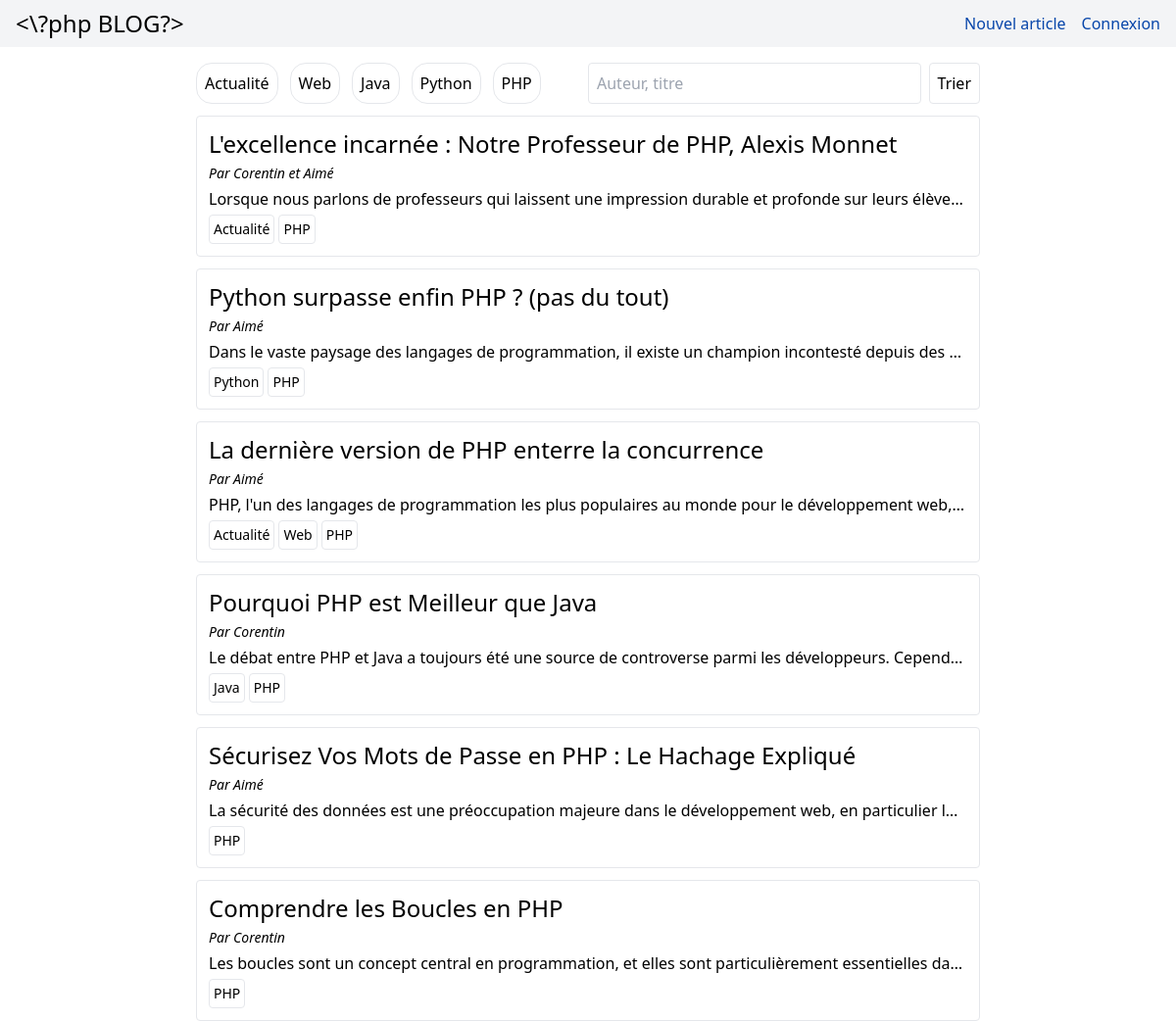
Before: / with the older database file.
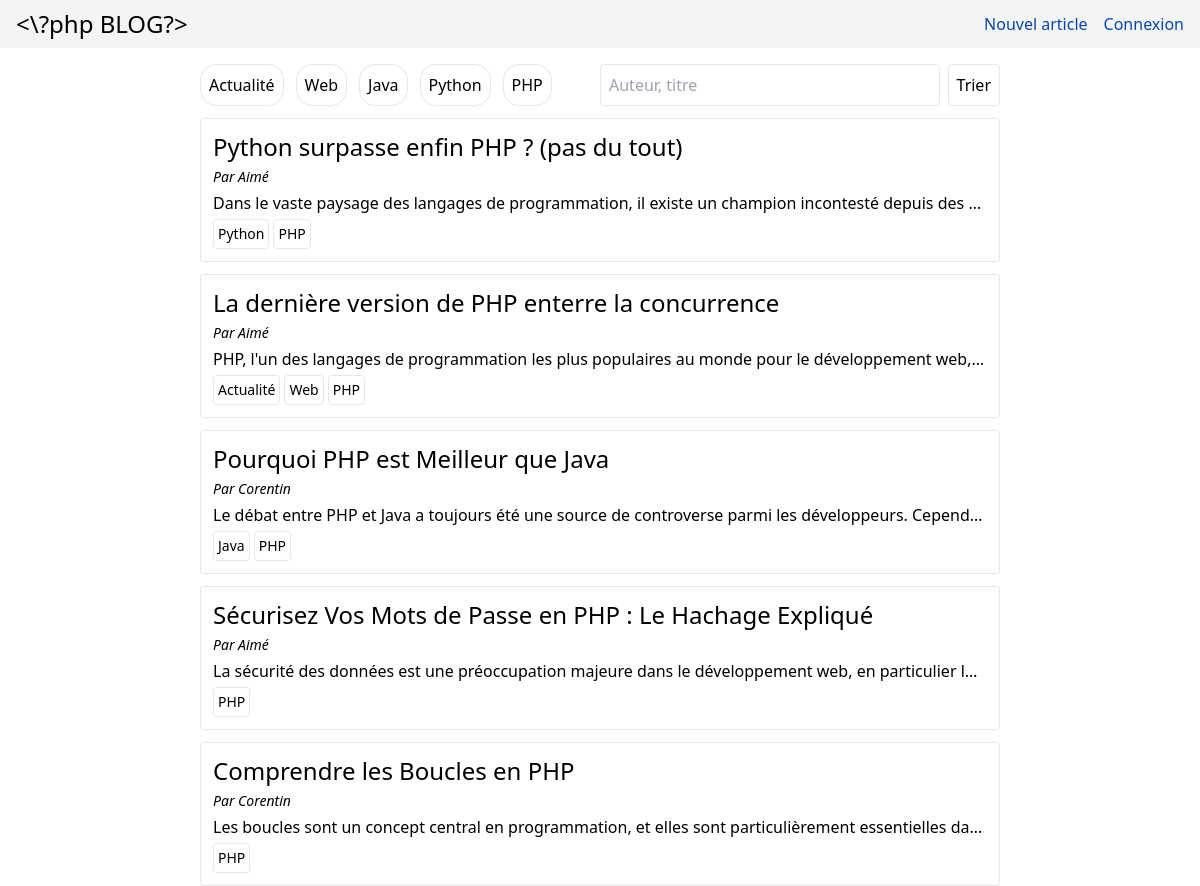
After: the same page with the newer database file.
### tables this page shows
CREATE TABLE IF NOT EXISTS `categorie` (
  `id` int NOT NULL AUTO_INCREMENT,
  `nom` varchar(20) NOT NULL,
  PRIMARY KEY (`id`)
);

CREATE TABLE IF NOT EXISTS `article` (
  `id` int NOT NULL AUTO_INCREMENT,
  `titre` varchar(100) NOT NULL,
  `description` text NOT NULL,
  `id_user` int NOT NULL,
  PRIMARY KEY (`id`)
);

CREATE TABLE IF NOT EXISTS `user` (
  `id` int NOT NULL AUTO_INCREMENT,
  `email` text NOT NULL,
  `pseudo` varchar(20) DEFAULT '',
  `mdp` varchar(300) NOT NULL,
  `admin` tinyint(1) NOT NULL,
  PRIMARY KEY (`id`)
);

### traitement/sql.php (called while the page is built, shortened)
<?php
  function get_user_by_id($id) {
    require "config.php";
    $sql = $connexion->prepare("SELECT * FROM user WHERE id=?");
    $sql->execute([$id]);
    $row = $sql->fetch(PDO::FETCH_ASSOC);
    if ($row) {
        return $row;
    } else {
        return false;
    }
  }
  function get_articles() {
    require "config.php";
    $sql = "SELECT * FROM article ORDER BY id DESC";
    $rows = $connexion->query($sql);
    if($rows) {
      return $rows;
    } else {
      return false;
    }
  }
function get_categories() {
  require "config.php";
  $sql = "SELECT * FROM categorie";
  $rows = $connexion->query($sql);
  if($rows) {
    return $rows;
  } else {
    return false;
  }
}
function get_categories_from_article($id_article) {
  require "config.php";
  $sql = "SELECT c.* FROM categorie c JOIN lien_categorie_article l ON c.id=l.id_categorie WHERE l.id_article=".$id_article;
  $rows = $connexion->query($sql);
  if($rows) {
    return $rows;
  } else {
    return false;
  }
}
?>

### index.php (the view, shortened to what this page needs)
<?php
  require "./structure/header.php";
  require "./traitement/sql.php";
?>
<div class="flex flex-col gap-3 items-center">
  <div class="w-8/12">
    <form class="flex justify-between gap-2" method="GET" role="search" aria-label="formulaire de recherche">
        <fieldset id="categories" class="flex flex-wrap gap-3" aria-labelledby="category-label">
            <?php
            $categories = get_categories();
            if($categories!==false) {
                foreach($categories as $categorie) {
                    if(isset($_GET['categories']) && in_array($categorie['id'], $_GET['categories'])) {
                        $checked = "checked";
                    } else {
                        $checked = "";
                    }
                    echo "<input type='checkbox' name='categories[]' value='". $categorie['id'] ."' id='". $categorie['nom'] ."' class='hidden' ".$checked." aria-labelledby='category-label'/>
          <label for='". $categorie['nom'] ."' class='border rounded-2xl p-2 select-none transition-all duration-200 flex justify-center items-center hover:bg-blue-100 hover:cursor-pointer'>". $categorie['nom'] ."</label>";
                }
            } else {
                echo "<p class='text-red-500'>Erreur dans le chargement des catégories</p>";
            }
            ?>
        </fieldset>
        <div class="flex justify-end gap-2 w-1/2">
            <?php
            if(isset($_GET['recherche'])) {
                $titre = $_GET['recherche'];
            } else {
                $titre = "";
            }
            ?>
            <input type="text" name="recherche" class="border w-full rounded h-fit p-2 self-center" placeholder="Auteur, titre" value="<?php echo $titre ?>" aria-label="Recherche par auteur, titre, contenu..."/>
            <button type="submit" class="border h-fit p-2 self-center rounded" aria-label="Submit button">Trier</button>
        </div>
    </form>
</div>
  <?php
    if(isset($_GET['categories']) && isset($_GET['titre'])) {
      $articles = get_articles_from_categories_and_titre_and_auteur($_GET['categories'], $_GET['recherche']);
    } else if(isset($_GET['categories'])) {
      $articles = get_articles_from_categories_and_titre_and_auteur($_GET['categories'], "");
    } else if(isset($_GET['titre'])) {
      $articles = get_articles_from_categories_and_titre_and_auteur([], $_GET['titre']);
    } else {
      $articles = get_articles();
    }
    foreach($articles as $article) {
      $url = "/pages/article.php?id=".$article['id'];
      echo "<a href=$url class='w-8/12 rounded border p-3 flex flex-col gap-1 hover:border-blue-500'>
        <div class='flex justify-between'>
        <h2 class='text-2xl'>".$article['titre']."</h2>";
      echo "</div><p class='italic text-sm'>Par ";
      $user = get_user_by_id($article['id_user']);
      if(!empty($user['pseudo'])) {
        echo $user['pseudo'];
      } else {
        echo $user['email'];
      }
      echo "</p>
        <p class='overflow-hidden whitespace-nowrap text-ellipsis'>".$article['description']."</p>";
      $categories = get_categories_from_article($article['id']);
      if($categories!==false) {
        echo "<div class='flex gap-1'>";
        foreach($categories as $categorie) {
          echo "<div class='border text-sm w-fit p-1 rounded'>".$categorie['nom']."</div>";
        }
        echo "</div>";
      }
      echo "</a>";
    }
  ?>
</div>
<?php require("./structure/footer.php"); ?>

### structure/header.php (shortened to what this page needs)
<!doctype html>
<html lang="fr">
<head>
    <script src="https://cdn.tailwindcss.com"></script>
</head>
<body class="h-screen">
  <div class="w-screen flex justify-between bg-gray-100 py-2 px-4 items-center mb-4">
    <a href="/index.php"><h1 class="text-2xl"><\?php BLOG?></h1></a>
    <div class="flex gap-4">
      <a href="/pages/creer_article.php" class="text-[#0846AA] hover:underline">Nouvel article</a>
      <?php
        if(isset($_SESSION['id_user'])) {
          echo "<a href='/traitement/deconnexion.php' class='text-[#0846AA] hover:underline'>Déconnexion</a>";
        } else {
          echo "<a href='/pages/login.php' class='text-[#0846AA] hover:underline'>Connexion</a>";
        }
      ?>
    </div>
  </div>

### structure/footer.php
</body>
</html>

Changed rows visible on the page:
removed article: titre "L'excellence incarnée : Notre Professeur de PHP, Alexis Monnet", id_user.pseudo "Corentin et Aimé", description "Lorsque nous parlons de professeurs qui laissent une impression durable et profonde sur leurs élève…", categorie (nom "Actualité"), categorie (nom "PHP")
